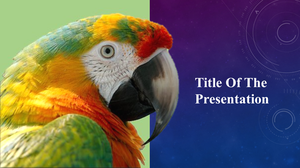
#> input picture Images/title.png, 300 x 168 px
$ python tesseract.py --image Images/title.png
#> lines starting #> are read from the running program, lines starting #| are printed output that depends on the picture
# We import the necessary packages
#import the needed packages
import cv2
import os,argparse
import pytesseract
from PIL import Image

#We then Construct an Argument Parser
ap=argparse.ArgumentParser()
ap.add_argument("-i","--image",
				required=True,
				help="./Images/title.png")
ap.add_argument("-p","--pre_processor",
				default="thresh",
				help="the preprocessor usage")
args=vars(ap.parse_args())

#We then read the image with text
images=cv2.imread(args["image"])
#> images is the input picture: shape (168, 300, 3); mean B, G, R 88.8, 94, 101.3

#convert to grayscale image
gray=cv2.cvtColor(images, cv2.COLOR_BGR2GRAY)
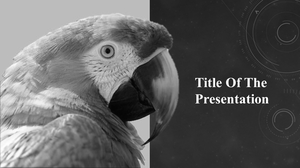
#> gray: shape (168, 300); min 2, max 255, mean 95.6

#checking whether thresh or blur
if args["pre_processor"]=="thresh":
	cv2.threshold(gray, 0,255,cv2.THRESH_BINARY| cv2.THRESH_OTSU)[1]
if args["pre_processor"]=="blur":
	cv2.medianBlur(gray, 3)

#memory usage with image i.e. adding image to memory
filename = "{}.jpg".format(os.getpid())
cv2.imwrite(filename, gray)
#> (the run stopped early here; a loop or call above may not have finished)
